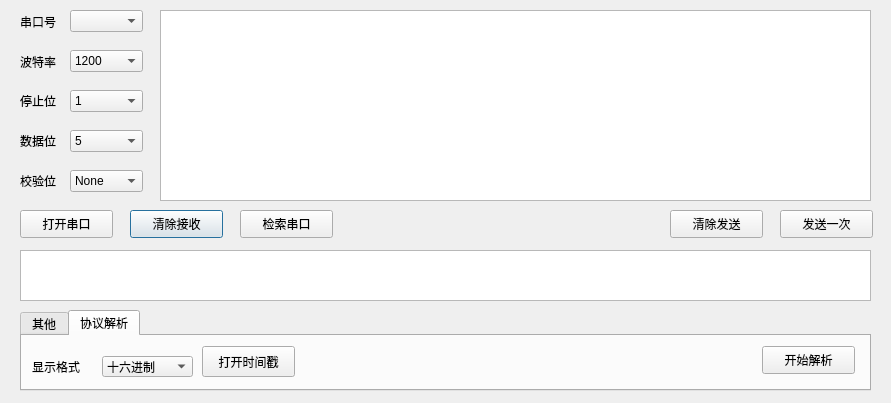
<?xml version="1.0" encoding="UTF-8"?>
<ui version="4.0">
 <class>WorkPlace</class>
 <widget class="QDialog" name="WorkPlace">
  <property name="geometry">
   <rect>
    <x>0</x>
    <y>0</y>
    <width>891</width>
    <height>403</height>
   </rect>
  </property>
  <property name="windowTitle">
   <string>Dialog</string>
  </property>
  <widget class="QLabel" name="SelCom_Lab">
   <property name="geometry">
    <rect>
     <x>20</x>
     <y>12</y>
     <width>51</width>
     <height>20</height>
    </rect>
   </property>
   <property name="text">
    <string>串口号</string>
   </property>
  </widget>
  <widget class="QLabel" name="Bps_Lab">
   <property name="geometry">
    <rect>
     <x>20</x>
     <y>52</y>
     <width>54</width>
     <height>20</height>
    </rect>
   </property>
   <property name="text">
    <string>波特率</string>
   </property>
  </widget>
  <widget class="QLabel" name="Stop_Lab">
   <property name="geometry">
    <rect>
     <x>20</x>
     <y>90</y>
     <width>54</width>
     <height>21</height>
    </rect>
   </property>
   <property name="text">
    <string>停止位</string>
   </property>
  </widget>
  <widget class="QLabel" name="DataBit_Lab">
   <property name="geometry">
    <rect>
     <x>20</x>
     <y>130</y>
     <width>54</width>
     <height>21</height>
    </rect>
   </property>
   <property name="text">
    <string>数据位</string>
   </property>
  </widget>
  <widget class="QLabel" name="CheckBit_Lab">
   <property name="geometry">
    <rect>
     <x>20</x>
     <y>170</y>
     <width>54</width>
     <height>21</height>
    </rect>
   </property>
   <property name="text">
    <string>校验位</string>
   </property>
  </widget>
  <widget class="QComboBox" name="SelCom_Value">
   <property name="geometry">
    <rect>
     <x>70</x>
     <y>10</y>
     <width>73</width>
     <height>22</height>
    </rect>
   </property>
  </widget>
  <widget class="QComboBox" name="Bps_Value">
   <property name="geometry">
    <rect>
     <x>70</x>
     <y>50</y>
     <width>73</width>
     <height>22</height>
    </rect>
   </property>
   <item>
    <property name="text">
     <string>1200</string>
    </property>
   </item>
   <item>
    <property name="text">
     <string>4800</string>
    </property>
   </item>
   <item>
    <property name="text">
     <string>9600</string>
    </property>
   </item>
   <item>
    <property name="text">
     <string>115200</string>
    </property>
   </item>
   <item>
    <property name="text">
     <string>256000</string>
    </property>
   </item>
  </widget>
  <widget class="QComboBox" name="Stop_Value">
   <property name="geometry">
    <rect>
     <x>70</x>
     <y>90</y>
     <width>73</width>
     <height>22</height>
    </rect>
   </property>
   <item>
    <property name="text">
     <string>1</string>
    </property>
   </item>
   <item>
    <property name="text">
     <string>2</string>
    </property>
   </item>
  </widget>
  <widget class="QComboBox" name="DataBit_Value">
   <property name="geometry">
    <rect>
     <x>70</x>
     <y>130</y>
     <width>73</width>
     <height>22</height>
    </rect>
   </property>
   <item>
    <property name="text">
     <string>5</string>
    </property>
   </item>
   <item>
    <property name="text">
     <string>6</string>
    </property>
   </item>
   <item>
    <property name="text">
     <string>7</string>
    </property>
   </item>
   <item>
    <property name="text">
     <string>8</string>
    </property>
   </item>
  </widget>
  <widget class="QComboBox" name="CheckBit_Value">
   <property name="geometry">
    <rect>
     <x>70</x>
     <y>170</y>
     <width>73</width>
     <height>22</height>
    </rect>
   </property>
   <item>
    <property name="text">
     <string>None</string>
    </property>
   </item>
   <item>
    <property name="text">
     <string>偶校验</string>
    </property>
   </item>
   <item>
    <property name="text">
     <string>奇校验</string>
    </property>
   </item>
  </widget>
  <widget class="QPushButton" name="CleanRevDate_Buttom">
   <property name="geometry">
    <rect>
     <x>130</x>
     <y>210</y>
     <width>93</width>
     <height>28</height>
    </rect>
   </property>
   <property name="text">
    <string>清除接收</string>
   </property>
  </widget>
  <widget class="QPushButton" name="StartCom_Buttom">
   <property name="geometry">
    <rect>
     <x>20</x>
     <y>210</y>
     <width>93</width>
     <height>28</height>
    </rect>
   </property>
   <property name="text">
    <string>打开串口</string>
   </property>
  </widget>
  <widget class="QTextEdit" name="SendShow_Text">
   <property name="geometry">
    <rect>
     <x>20</x>
     <y>250</y>
     <width>851</width>
     <height>51</height>
    </rect>
   </property>
  </widget>
  <widget class="QTextEdit" name="ReceiveShow_Text">
   <property name="geometry">
    <rect>
     <x>160</x>
     <y>10</y>
     <width>711</width>
     <height>191</height>
    </rect>
   </property>
  </widget>
  <widget class="QPushButton" name="SendOnce_Buttom">
   <property name="geometry">
    <rect>
     <x>780</x>
     <y>210</y>
     <width>93</width>
     <height>28</height>
    </rect>
   </property>
   <property name="text">
    <string>发送一次</string>
   </property>
  </widget>
  <widget class="QPushButton" name="CleanSendDate_Buttom">
   <property name="geometry">
    <rect>
     <x>670</x>
     <y>210</y>
     <width>93</width>
     <height>28</height>
    </rect>
   </property>
   <property name="text">
    <string>清除发送</string>
   </property>
  </widget>
  <widget class="QPushButton" name="Search_Buttom">
   <property name="geometry">
    <rect>
     <x>240</x>
     <y>210</y>
     <width>93</width>
     <height>28</height>
    </rect>
   </property>
   <property name="text">
    <string>检索串口</string>
   </property>
  </widget>
  <widget class="QTabWidget" name="Function_SelTag">
   <property name="geometry">
    <rect>
     <x>20</x>
     <y>310</y>
     <width>851</width>
     <height>81</height>
    </rect>
   </property>
   <property name="currentIndex">
    <number>1</number>
   </property>
   <widget class="QWidget" name="tab_1">
    <attribute name="title">
     <string>其他</string>
    </attribute>
   </widget>
   <widget class="QWidget" name="tab_2">
    <attribute name="title">
     <string>协议解析</string>
    </attribute>
    <widget class="QLabel" name="Show_">
     <property name="geometry">
      <rect>
       <x>10</x>
       <y>20</y>
       <width>61</width>
       <height>21</height>
      </rect>
     </property>
     <property name="text">
      <string>显示格式</string>
     </property>
    </widget>
    <widget class="QComboBox" name="comboBox">
     <property name="geometry">
      <rect>
       <x>80</x>
       <y>20</y>
       <width>91</width>
       <height>21</height>
      </rect>
     </property>
     <item>
      <property name="text">
       <string>十六进制</string>
      </property>
     </item>
     <item>
      <property name="text">
       <string>十进制</string>
      </property>
     </item>
     <item>
      <property name="text">
       <string>字符串</string>
      </property>
     </item>
    </widget>
    <widget class="QPushButton" name="Open_Button">
     <property name="geometry">
      <rect>
       <x>740</x>
       <y>10</y>
       <width>93</width>
       <height>28</height>
      </rect>
     </property>
     <property name="text">
      <string>开始解析</string>
     </property>
    </widget>
    <widget class="QPushButton" name="Time_Button">
     <property name="geometry">
      <rect>
       <x>180</x>
       <y>10</y>
       <width>93</width>
       <height>31</height>
      </rect>
     </property>
     <property name="text">
      <string>打开时间戳</string>
     </property>
    </widget>
   </widget>
  </widget>
 </widget>
 <resources/>
 <connections/>
</ui>
